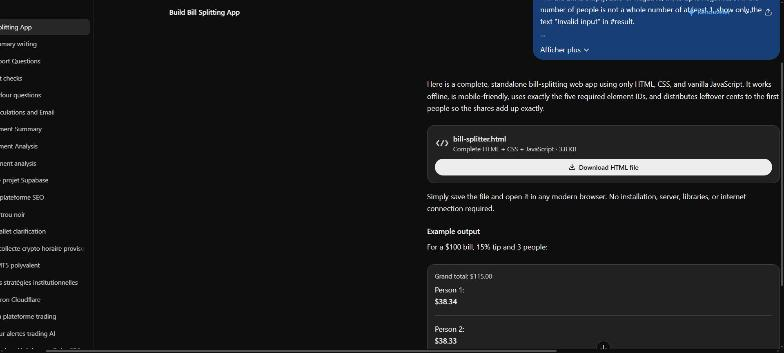
#> input picture episodes/briefai-18/caps/chatgpt_answer_small.jpg, 784 x 353 px, given in place of chatgpt_answer_small.jpg.jpg, which was not available
$ python -i build.py   (imports and definitions only)
#> lines starting #> are read from the running program, lines starting #| are printed output that depends on the picture
# EN5 "Same app, 3 AIs" — screenshots of the real chats + app renders, camera moves, rings, pills, wipes, captions
# rings, pills, chapter wipes and word-by-word captions. timing.json = {"A1":[a,b], "V":[[a,b] x10], "A2":[a,b]} in vids_export.mp4
import sys, os, json, math, subprocess, re
sys.path.insert(0, '/home/claude/tempo-assets/tools')
from gfx_ai import *
from leap import *
from PIL import Image, ImageDraw, ImageFilter
# [2 lines not run here, left out]
GPT = (16, 163, 127); CLA = (217, 119, 87); GEM = (66, 133, 244); AMB = (255, 190, 60)
AIS = [('ChatGPT', GPT), ('Claude', CLA), ('Gemini', GEM)]
SFX = []

def fin(t, a, d=.4): return max(0., min(1., ease((t - a) / d)))

# ---------- captures ----------
CW, CH = 1568, 705; PH = int(CW * 9 / 16) + 1; PAD = (PH - CH) // 2
def load(name):
#> called with name = 'caps/chatgpt_answer_small.jpg'
    im = Image.open(f'{EP}/caps/{name}.jpg').convert('RGB')
#> im is the input picture: PIL image 784x353 RGB; mean R, G, B 26.2, 28.2, 31.1
    if name.startswith('chatgpt'):  # hide chat history sidebar
        reg = im.crop((0, 0, 208, CH)).filter(ImageFilter.GaussianBlur(14)); im.paste(reg, (0, 0))
    if name.startswith('gemini'):   # profile photo bottom-left
        reg = im.crop((0, 630, 60, CH)).filter(ImageFilter.GaussianBlur(12)); im.paste(reg, (0, 630))
    bgi = im.resize((98, 47)).filter(ImageFilter.GaussianBlur(3)).resize((CW, PH), Image.BILINEAR)
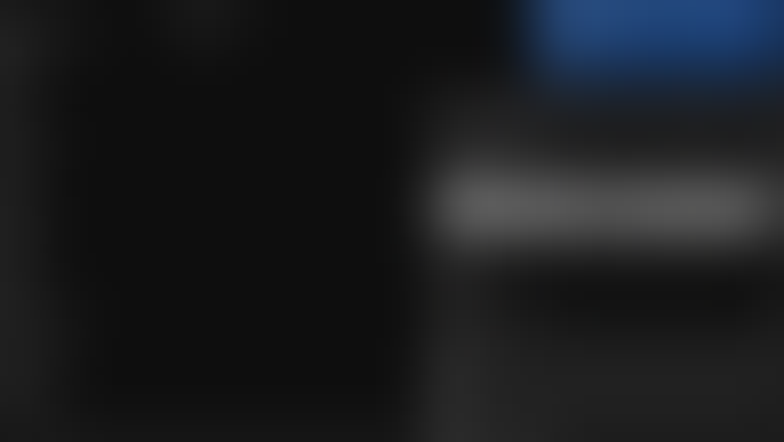
#> bgi: PIL image 1568x883 RGB (shown at 1/2 size); mean R, G, B 26.2, 28.1, 31
    bgi = Image.blend(bgi, Image.new('RGB', (CW, PH), (6, 7, 12)), 0.6); bgi.paste(im, (0, PAD)); return bgi
#> after `bgi = Image.blend(bgi, Image.new('RGB', (CW, PH), (6, 7, 12)), 0.6)`:
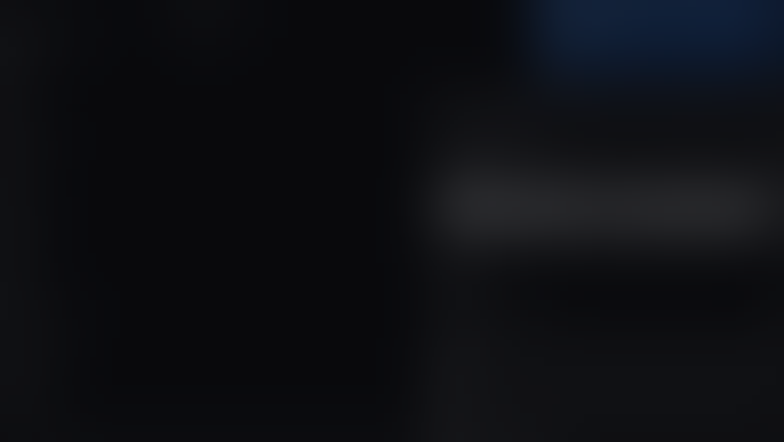
#> bgi: PIL image 1568x883 RGB (shown at 1/2 size); mean R, G, B 13.7, 14.9, 19.1
#> after `bgi.paste(im, (0, PAD))`:
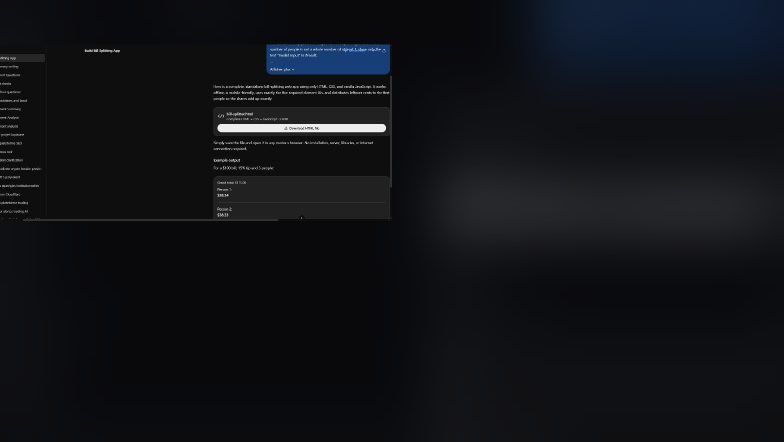
#> bgi: PIL image 1568x883 RGB (shown at 1/2 size); mean R, G, B 17, 18.6, 22.7
_C = {}
def C(n):
    if n not in _C: _C[n] = load(n)
    return _C[n]
WIDE = (0, 0, CW, PH)
# [10 lines left out: functions Z, boxat, not called in this run]
class Ctx:
    def __init__(s, box): s.box = box
    def P(s, x, y):
        x0, y0, x1, y1 = s.box; k = W / (x1 - x0); return ((x - x0) * k, (y + PAD - y0) * k)
    def R(s, x0, y0, x1, y1):
        a = s.P(x0, y0); b = s.P(x1, y1); return (a[0], a[1], b[0], b[1])

# ---------- overlays ----------
# [65 lines left out: functions pill, ring, spotlight, badge, topcard, wrapt and 1 more, not called in this run]
# word-by-word captions (timing ∝ characters, Vids voice is steady)
SCRIPT = {}
# [2 lines not run here, left out]
# [25 lines left out: functions captions, wipe, not called in this run]

# ---------- shot renderer (stills + camera) ----------
def enc_open(name):
    return subprocess.Popen(['ffmpeg', '-loglevel', 'error', '-y', '-f', 'rawvideo', '-pix_fmt', 'rgb24', '-s', f'{W}x{H}', '-r', '30', '-i', '-', '-c:v', 'libx264', '-preset', 'fast', '-crf', '18', '-pix_fmt', 'yuv420p', f'{O}/{name}.mp4'], stdin=subprocess.PIPE)
# [21 lines left out: function render_seg, not called in this run]

# ===================== segments (EN5) =====================
# [1 line not run here, left out]
# [11 lines left out: functions phone, shadow_paste, not called in this run]

P1 = 'Build me a bill-splitting web app as ONE single HTML file. Use exactly these ids: #total #tip #people #calc #result. Shares must add up EXACTLY to the total, to the cent. Nonsense input → "Invalid input".'
# [45 lines left out: functions v1, v2, not called in this run]

QUOTE_GPT = '“The file has been created, but I haven\'t run browser-based tests.”'
# [62 lines left out: functions v3, v4, v5, v6, not called in this run]
TESTS = ['$100 · 15 % · 2', '$10 · 3 people', '$19.99 · 20 % · 3', '5¢ · 7 people', '$33.33 · 15 % · 1', '$1,234.56 · 12.5 % · 6', 'defaults · $80', '$4.35 float trap', '10¢ · 3 people',
         'empty bill', 'negative bill', '2.5 people', '0 people', 'negative tip']
# [22 lines left out: function v7, not called in this run]
TORT = [('1,000 people', '1,000 × $0.10'), ('bill typed as 1e2', '$50 + $50'), ('3.0 people', 'OK'), ('$99,999,999.99 + 20 % ÷ 7', '$17,142,857.15 …'), ('tie: $10.70 + 15 %', '$12.31'), ('0.5 % tip', '$33.50 / 33.50 / 33.49'), ('$0.001 bill', '$0.00')]
# [46 lines left out: functions v8, v9, not called in this run]

# [4 lines not run here, left out]

>>> result = load('caps/chatgpt_answer_small.jpg')
